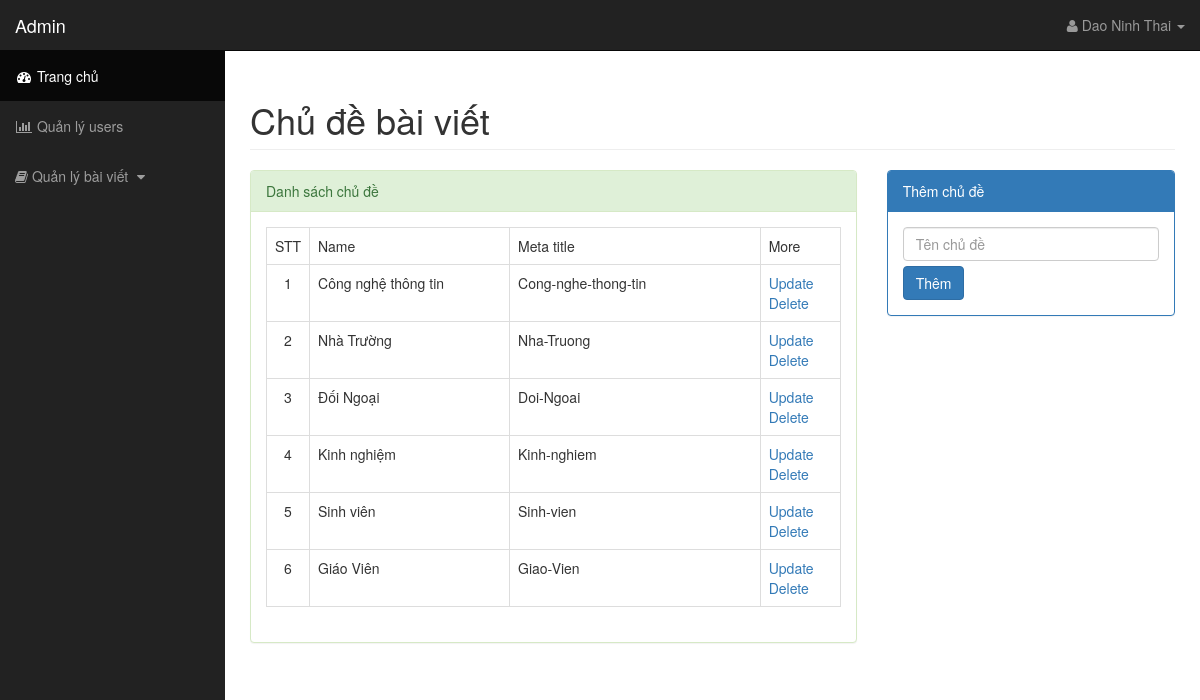
The app's page /admin/index.php?controller=catalog_blog/list (signed in) with its own data.
### tables this page shows
CREATE TABLE `menu_catalog` (
  `id` int(11) NOT NULL,
  `name` varchar(255) NOT NULL,
  `metaTitle` varchar(255) NOT NULL,
  `created` timestamp NOT NULL DEFAULT current_timestamp(),
  `updated` timestamp NOT NULL DEFAULT current_timestamp() ON UPDATE current_timestamp()
);

### admin/controllers/catalog_blog/listController.php (called while the page is built, shortened)
<?php
	class ListCatalogBlog extends Controller{
		public function __construct(){
			$data = $this->Model->fetch("select * from menu_catalog");
			include "views/catalog_blog/listView.php";
		}
	}
	new ListCatalogBlog();
?>

### config/Controller.php (called while the page is built, shortened)
<?php
	class Controller {
		public function __construct(){
			$this->Model = new Model();
		}
	}

### config/Model.php (called while the page is built, shortened)
<?php
	class Model {
		public function fetch($sql){
			global $con;
			$result = mysqli_query($con,$sql);
			$arr = array();
			while($rows = mysqli_fetch_array($result))
				$arr[] = $rows;
			return $arr;
		}
	}

### admin/views/catalog_blog/listView.php (the view)
<div class="row">
    <div class="col-lg-12">
        <h1 class="page-header">
            Chủ đề bài viết
        </h1>
    </div>
</div>
<div class="row">
	<div class="col-md-8">
		<div class="panel panel-success">
			<div class="panel-heading">Danh sách chủ đề</div>
			<div class="panel-body">
				<table class="table table-bordered table-hover">
					<tr>
						<td width="40px;">STT</td>
						<td width="200px;">Name</td>
						<td>Meta title</td>
						<td width="80px">More</td>
					</tr>
					<?php
						$stt=0;
						foreach ($data as $value) {
							$stt++;
					?>
					<tr>
						<td style="text-align: center;"><?php echo $stt; ?></td>
						<td><?php echo $value["name"] ?></td>
						<td><?php echo $value["metaTitle"] ?></td>
						<td>
							<a href="index.php?controller=catalog_blog/edit&id=<?php echo $value["id"];?>">Update</a>
							<a href="index.php?controller=catalog_blog/list&id=<?php echo $value["id"];?>&act=delete">Delete</a>
						</td>
					</tr>
					<?php } ?>
				</table>
			</div>
		</div>
	</div>
	<div class="col-md-4">
		<div class="panel panel-primary">
			<div class="panel-heading">Thêm chủ đề</div>
			<div class="panel-body">
				<form action="index.php?controller=catalog_blog/list&act=add" method="post">
					<input type="text" name="topic" class="form-control" placeholder="Tên chủ đề" />
					<input type="submit" value="Thêm" class="btn btn-primary" style="margin-top: 5px;">
				</form>
			</div>
		</div>
	</div>
</div>

### public/css/sb-admin.css (style rules this page uses)
body { margin-top: 100px; }
@media (min-width:768px) { body { margin-top: 50px; } }

### records on screen
menu_catalog: name "Công nghệ thông tin", metaTitle "Cong-nghe-thong-tin"
menu_catalog: name "Nhà Trường", metaTitle "Nha-Truong"
menu_catalog: name "Đối Ngoại", metaTitle "Doi-Ngoai"
menu_catalog: name "Kinh nghiệm", metaTitle "Kinh-nghiem"
menu_catalog: name "Sinh viên", metaTitle "Sinh-vien"
menu_catalog: name "Giáo Viên", metaTitle "Giao-Vien"

### other values on screen
$_SESSION["name"] "Dao Ninh Thai"
